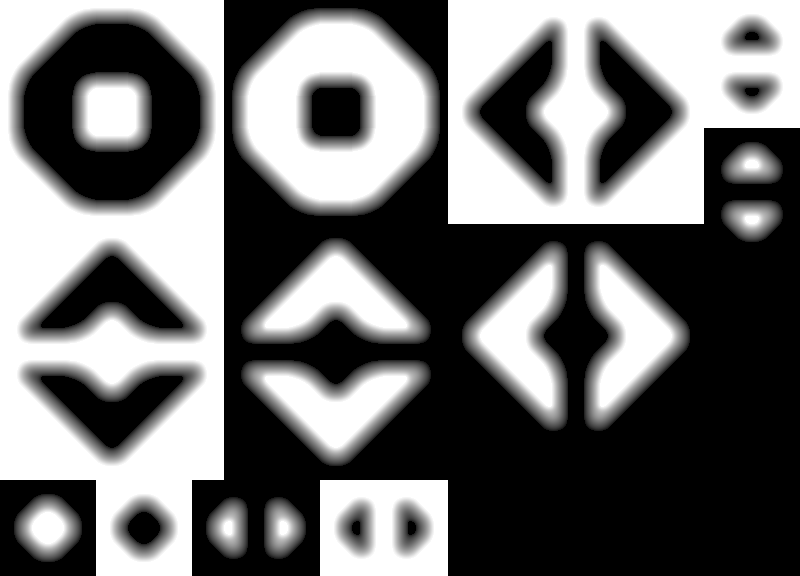
#> input picture work/landh-tiles/landh_tiles_x1.png, 800 x 576 px
$ jupyter execute DrawIsoTile_x1.ipynb
#> lines starting #> are read from the running program, lines starting #| are printed output that depends on the picture
[cell 1]
from matplotlib import pyplot as plt
from PIL import Image
import math

[cell 2]
src_base_w = 32
src_base_h = 32
iso_base_w = 64
iso_base_h = 32

[cell 3]
img_filename, low_col, high_col = 'landh-tiles/landh_tiles_x1.png', 0, 255

# [5 lines of commented-out code are left out]

im_v = Image.open(img_filename)
#> im_v is the input picture: PIL image 800x576 RGBA; mean R, G, B, A 112.4, 112.4, 112.4, 255

rgb_im_v = im_v.convert('RGBA')

pixels = rgb_im_v.load()
for sy in range(rgb_im_v.size[1]):
	for sx in range(rgb_im_v.size[0]):
		r, g, b, a = pixels[sx, sy] # Get Pixel Value
		m = ((r + g + b) // 3) # Convert to Grey
		m = min(high_col, m) # Cut highest colors
		if m > 0: m = max(low_col, m) # Cut lowest colors
		m = m - low_col
		#m = max(0, min(high_col, ((r + g + b) // 3)))
		#m = (m - low_col) * 255 // (high_col - low_col)
		#v = min(255, (m + 1) // 32 * 32)
		v = m
		pixels[sx, sy] = (v, v, v, 255)

cols_im_v = set()
grey_im_v = set()
for sy in range(rgb_im_v.size[1]):
	for sx in range(rgb_im_v.size[0]):
		c = r, g, b, a = rgb_im_v.getpixel((sx, sy))
		cols_im_v.add(c)
		grey_im_v.add((r + g + b) // 3)
#> after the loop, cols_im_v = 233 items; grey_im_v = 233 items

#print(cols_im_v)
print(sorted(grey_im_v))
#> (printed output is left out)

plt.imshow(rgb_im_v)
plt.show()

[cell 4]
im = Image.open(img_filename)
rgb_im = im.convert('RGBA')

print(rgb_im.size)
#| (800, 576)
print(rgb_im.height / rgb_im.width)
#| 0.72

#plt.imshow(im)
#plt.show()

[cell 5]
import matplotlib.pyplot as plt
from mpl_toolkits.mplot3d import Axes3D

def bezier_gradient(ref_colors, output_num=100):
    n_ref = len(ref_colors) - 1

    fact_cache = {}
    def fact(n):
        ''' Memorized factorial function '''
        try:
            return fact_cache[n]
        except(KeyError):
            if n == 1 or n == 0:
                result = 1
            else:
                result = n*fact(n-1)
            fact_cache[n] = result
            return result

    def bernstein(t, n, i):
        ''' Bernstein coefficient '''
        binom = fact(n)/float(fact(i)*fact(n - i))
        return binom*((1-t)**(n-i))*(t**i)

    def bezier_interp(t):
            ''' Define an interpolation function
                for this specific curve'''
            # List of all summands
            summands = [
                list(map(lambda x: int(bernstein(t, n_ref, i)*x), c)) for i, c in enumerate(ref_colors)
            ]

            # Output color
            out = [0,0,0]
            # Add components of each summand together
            for vector in summands:
                for c in range(3):
                    out[c] += vector[c]

            return out

    gradient = [
        bezier_interp(float(t)/(output_num-1)) for t in range(output_num)
    ]
    return gradient

[cell 6]
ref_colors = [(0,0,255), (0, 230, 64), (255, 203, 5)]

print(ref_colors)
num_colors = 256 // 16

gradient = bezier_gradient(ref_colors, num_colors)
print(gradient)

[cell 7]
def hex_to_RGB(hex):
    ''' "#FFFFFF" -> [255,255,255] '''
    # Pass 16 to the integer function for change of base
    return [int(hex[i:i+2], 16) for i in range(1,6,2)]


def RGB_to_hex(RGB):
    ''' [255,255,255] -> "#FFFFFF" '''
    # Components need to be integers for hex to make sense
    RGB = [int(x) for x in RGB]
    return "#"+"".join(["0{0:x}".format(v) if v < 16 else
                        "{0:x}".format(v) for v in RGB])

def color_dict(gradient):
    ''' Takes in a list of RGB sub-lists and returns dictionary of
        colors in RGB and hex form for use in a graphing function
        defined later on '''
    return {"hex": [RGB_to_hex(RGB) for RGB in gradient],
            "r":   [RGB[0] for RGB in gradient],
            "g":   [RGB[1] for RGB in gradient],
            "b":   [RGB[2] for RGB in gradient]}

def control_points_from_colors(gradient):
    return {"hex": [RGB_to_hex(RGB) for RGB in gradient],
            "r":   [RGB[0] for RGB in gradient],
            "g":   [RGB[1] for RGB in gradient],
            "b":   [RGB[2] for RGB in gradient]}

def plot_gradient_series(color_dict, pointsize=100, control_points=None, filename=None):
        ''' Take a dictionary containing the color
            gradient in RBG and hex form and plot
            it to a 3D matplotlib device '''
#> called with pointsize = 16

        fig = plt.figure()
        ax = fig.add_subplot(111, projection='3d')
        xcol = color_dict["r"]
        ycol = color_dict["g"]
        zcol = color_dict["b"]

        # If bezier control points passed to function,
        # plot along with curve
        if control_points != None:
            xcntl = control_points["r"]
            ycntl = control_points["g"]
            zcntl = control_points["b"]
            ax.scatter( xcntl, ycntl, zcntl,
                        c=control_points["hex"],
                        s=pointsize, marker='s')

        # We can pass a vector of colors corresponding to each point
        ax.scatter(xcol, ycol, zcol, c=color_dict["hex"], s=pointsize)

        ax.set_xlabel('Red Value')
        ax.set_ylabel('Green Value')
        ax.set_zlabel('Blue Value')
        ax.set_zlim3d(0,255)
        plt.ylim(0,255)
        plt.xlim(0,255)

        if not filename is None:
            # Save two views of each plot
            ax.view_init(elev=15, azim=68)
            plt.savefig(filename + ".svg")
            ax.view_init(elev=15, azim=28)
            plt.savefig(filename + "_view_2.svg")

        # Show plot for testing
        plt.show()
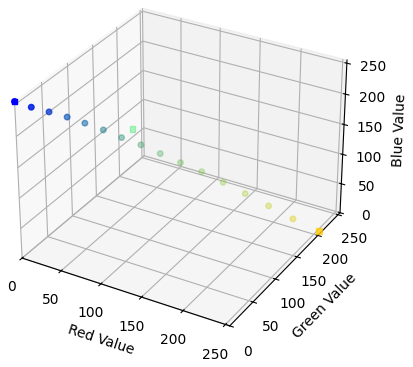
#> figure drawn by matplotlib, 1 panel

plot_gradient_series(color_dict(gradient),
                     pointsize=num_colors,
                     control_points=control_points_from_colors(ref_colors)
                    )

[cell 8]
pixels = rgb_im.load()
max_x, max_y = rgb_im.size
#> max_x = 800; max_y = 576

for y in range(max_y):
	for x in range(max_x):
		r, g, b, a = rgb_im_v.getpixel((x, y))
		v = (r + g + b) // 3 // 16
		r, g, b = gradient[v]
		pixels[x, y] = (r, g, b, 255)

plt.imshow(rgb_im)
plt.show()
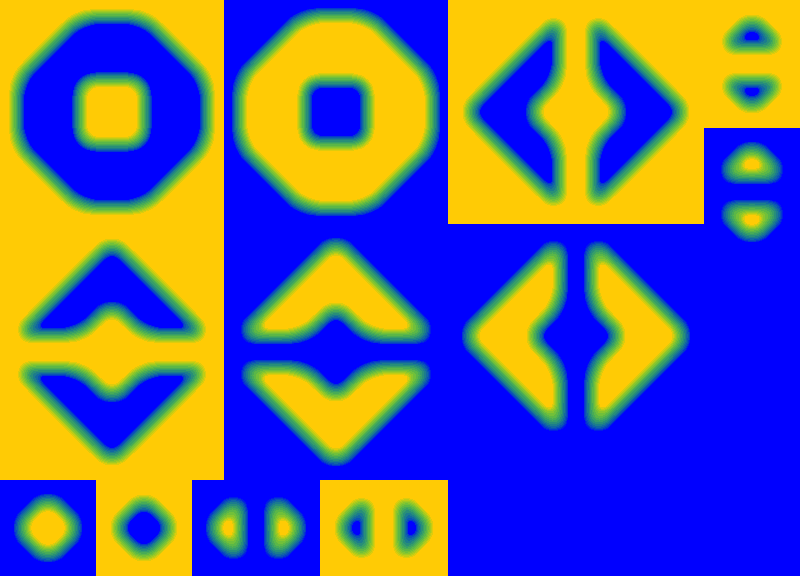
#> shown: shape (576, 800, 4); mean R, G, B, A 101.6, 100.5, 138.5, 255

[cell 9]
import csv

tiles_info = []
with open('landh-tiles/landh_tiles.csv', mode='r') as csv_file:
#> (reads work/landh-tiles/landh_tiles.csv from the repository)
    csv_reader = csv.DictReader(csv_file)
    line_count = 0
    for row in csv_reader:
        if line_count == 0:
            print(f'Column names are {", ".join(row)}')
            line_count += 1
        tiles_info.append(row)
        line_count += 1
    print(f'Processed {line_count} lines.')
    print(f'Found {len(tiles_info)} tiles.')

[cell 10]
def convert_coords(x, y, hpos, vpos):
	hoff = src_base_w * hpos
	voff = src_base_h * vpos
	x = max(0, min(iso_base_w - 1, x))
	y = max(0, min(iso_base_h - 1, y))
	u = (2 * x - iso_base_w) / iso_base_w
	v = (2 * y - iso_base_h) / iso_base_h
	r = max(-1, min(1, u - v))
	s = max(-1, min(1, u + v))
	sx = max(0, min(src_base_w - 1, (r + 1) * src_base_w / 2)) + hoff
	sy = max(0, min(src_base_h - 1, (s + 1) * src_base_h / 2)) + voff
	rv, gv, bv, av = rgb_im_v.getpixel((sx, sy))
	v = int(iso_base_h * (rv + gv + bv) / (3 * 255) / 2)
	return sx, sy, v

def convert_tile(x0, y0, w, h, pixels, hpos, vpos):
	for y in range(h):
		for x in range(w):
			if abs((iso_base_w - 1) / 2 - x) < (iso_base_h + 1) - abs(iso_base_h - 1 -2*y):
				sx, sy, v = convert_coords(x, y, hpos, vpos)
				r, g, b, a = rgb_im.getpixel((sx, sy))
				r, g, b = int(r * .8), int(g * .8), int(b * .8)
				if v > 0:
					for i in range(0, v):
						pixels[x0 + x, y0 + iso_base_h + y - i] = (int(r/2), int(g/2), int(b/2), 255)
					pixels[x0 + x, y0 + iso_base_h + y - v] = (r, g, b, 255)

[cell 11]
for tile_info in tiles_info:
    print(tile_info)
    img = Image.new('RGBA', (iso_base_w, iso_base_h * 2), (0, 0, 0, 0))
    pixels = img.load()
    convert_tile(0, 0, img.size[0], img.size[1], pixels, int(tile_info['XCoord']), int(tile_info['YCoord']))
    plt.imshow(img)

    plt.show()
#> this loop made 104 passes
#> pass 2, `plt.show()`:
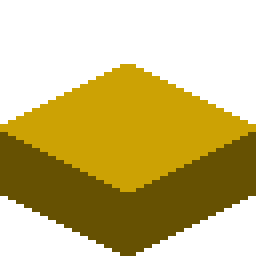
#> shown: shape (64, 64, 4) (shown 4 times larger); mean R, G, B, A 79.7, 63.3, 1.6, 131.5; transparent parts drawn white

[cell 12]
mn = len(tiles_info)
mw = int(math.pow(2, math.ceil(math.log2(math.ceil(math.sqrt(mn))))))
mh = int(math.pow(2, math.ceil(math.log2(math.ceil(mn/mw)))))
print(f"Tile Map: Width={mw}, Height={mh} -> Size={mw*mh} (>={len(tiles_info)})")
tw = iso_base_w
th = iso_base_h * 2
print(f"Single Tile: Width={tw}, Height={th} -> Size={tw*th}")
print(f"Full Tile Sheet: Width={mw*tw}, Height={mh*th} -> Size={tw*th}")

[cell 13]
img = Image.new('RGBA', (tw*mw, th*mw), (0, 0, 0, 0))
#> img: PIL image 1024x1024 RGBA; every value is 0
pixels = img.load()
n0 = 0
for tile_num, tile_info in enumerate(tiles_info):
    x0 = tw * ((n0 + tile_num) % mw)
    y0 = th * ((n0 + tile_num) // mw)
    convert_tile(x0, y0, tw, th, pixels, int(tile_info['XCoord']), int(tile_info['YCoord']))
plt.imshow(img)
plt.show()
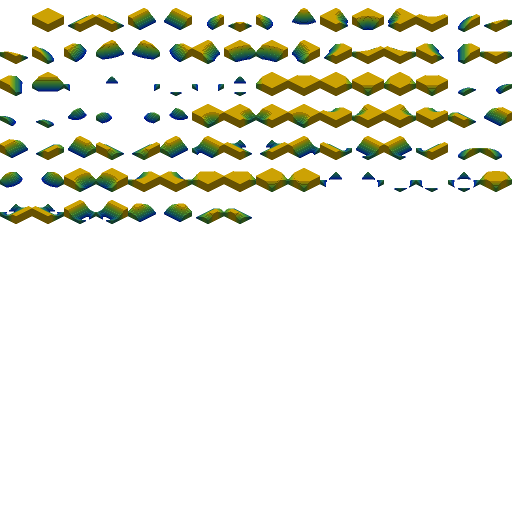
#> shown: shape (1024, 1024, 4) (shown at 1/2 size); mean R, G, B, A 13.5, 13.8, 3.5, 33; transparent parts drawn white

[cell 14]
from io import BytesIO
png_data = BytesIO()
img.save(png_data, 'PNG')
#print(png_data.getvalue())
img.save('tmp_tiles.png')

read_img = Image.open('tmp_tiles.png', 'r')
plt.imshow(read_img)
plt.show()

[cell 15]
ref_colors = [(0,0,128), (0, 200, 200), (250, 250, 0), (150, 250, 50),
              (250, 250, 0), (255, 150, 0), (255, 255, 0), (250, 0 , 0),
              (150, 150, 50), (50, 50, 50), (250, 150, 100), (255, 255, 255)]

print(ref_colors)
num_colors = 3 * 256 // 16

gradient = bezier_gradient(ref_colors, num_colors)
print(gradient)

plot_gradient_series(color_dict(gradient),
                     pointsize=num_colors,
                     control_points=control_points_from_colors(ref_colors)
                    )
#> call 2 of plot_gradient_series, with pointsize = 48
#> in plot_gradient_series (call 2), `plt.show()`:
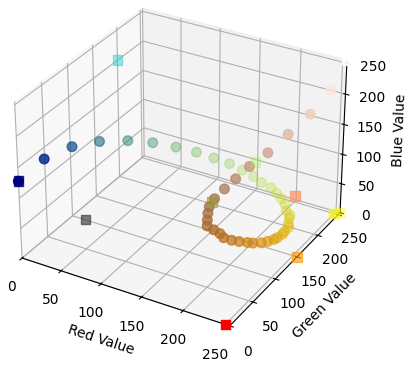
#> figure drawn by matplotlib, 1 panel

[cell 16]
for l in range(3):
	pixels = rgb_im.load()
	max_x, max_y = rgb_im.size
	for y in range(max_y):
		for x in range(max_x):
			r, g, b, a = rgb_im_v.getpixel((x, y))
			v = (r + g + b) // 3 // 16
			r, g, b = gradient[l * 256 // 16 + v]
			pixels[x, y] = (r, g, b, 255)

	plt.imshow(rgb_im)
	plt.show()
#> this loop made 3 passes
#> pass 1, `plt.show()`:
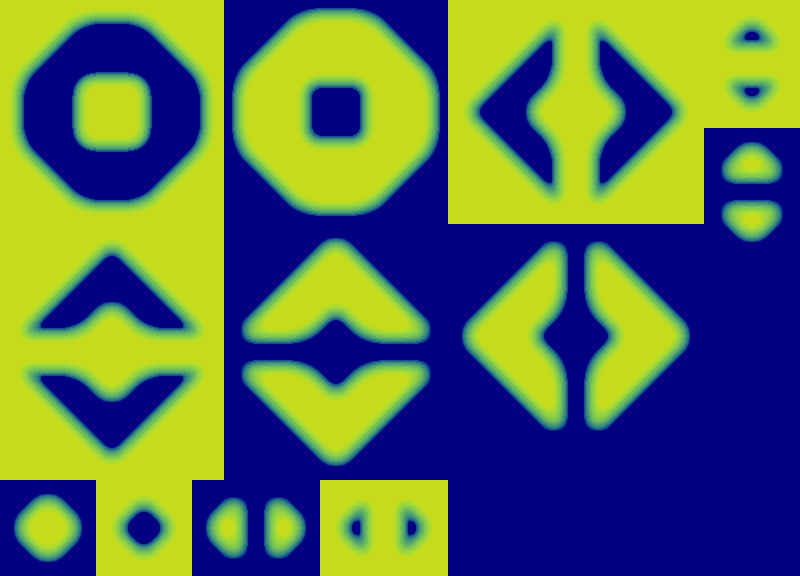
#> shown: shape (576, 800, 4); mean R, G, B, A 90.6, 110.9, 86.1, 255
#> pass 2, `plt.show()`:
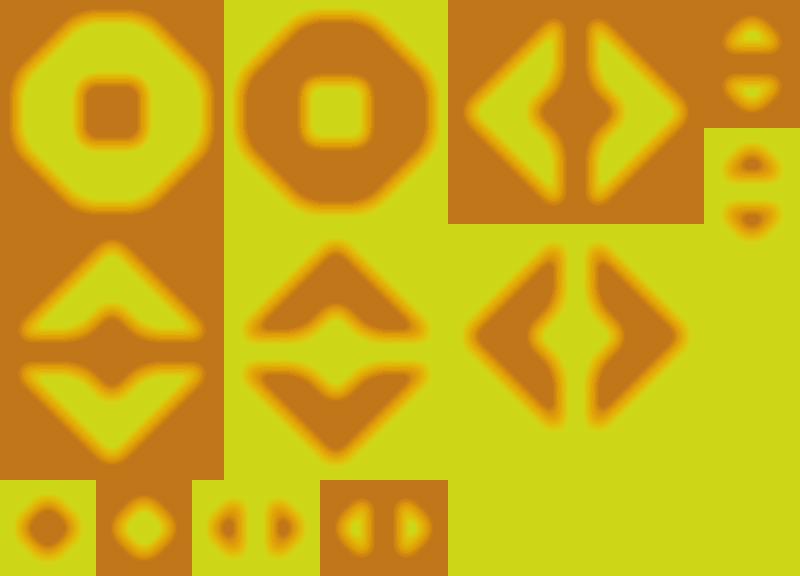
#> shown: shape (576, 800, 4); mean R, G, B, A 204.1, 172.6, 21.2, 255
